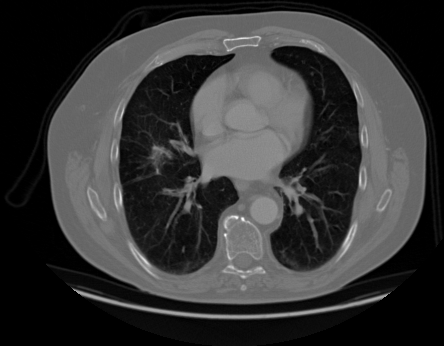
#> input picture dataset/test/000132 (8).png, 444 x 346 px, given in place of 000108 (3).png, which was not available
$ jupyter execute --allow-errors cropping.ipynb
#> lines starting #> are read from the running program, lines starting #| are printed output that depends on the picture
#> (a cell that did not finish here is left out)

[cell 2]
# import the necessary packages
from matplotlib import pyplot as plt
import numpy as np
import argparse
import cv2
import os
from zipfile import ZipFile

[cell 3]
zipfile = "chest-ctscan-images.zip"
#> (the rest of this cell did not finish here and is left out)

[cell 4]
def plt_imshow(title, image):
	# convert the image frame BGR to RGB color space and display it
	image = cv2.cvtColor(image, cv2.COLOR_BGR2RGB)
	plt.imshow(image)
	plt.title(title)
	plt.grid(False)
	plt.show()

[cell 5]
I = np.arange(0, 25)
I

[cell 6]
I = I.reshape((5, 5))
I

[cell 7]
I[0:3, 0:2]

[cell 8]
I[3:5, 1:5]

[cell 9]
# # construct the argument parser and parse the arguments
# ap = argparse.ArgumentParser()
# ap.add_argument("-i", "--image", type=str, default="adrian.png",
# 	help="path to the input image")
# args = vars(ap.parse_args())

# since we are using Jupyter Notebooks we can replace our argument
# parsing code with *hard coded* arguments and values
args = {
	"image": "/content/Data/test/adenocarcinoma/000108 (3).png"
}

[cell 10]
# load the input image and display it to our screen
image = cv2.imread(args["image"])
#> image is the input picture: shape (346, 444, 3); min 0, max 255, mean 54
plt_imshow("Original", image)

# cropping an image with OpenCV is accomplished via simple NumPy
# array slices in startY:endY, startX:endX order -- here we are
# cropping the monitor from the image (these coordinates were
# determined using photo editing software such as Photoshop,
# GIMP, Paint, etc.)
# Dimension lab.jpeg = 720x1600
ctscan = image[100:550, 100:500]
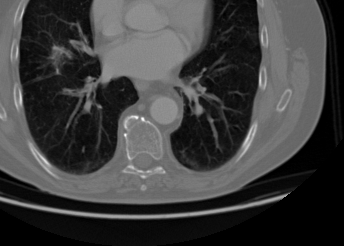
#> ctscan: shape (246, 344, 3); min 0, max 255, mean 62.7
plt_imshow("ctscan", ctscan)


$ run again, on dataset/test/000136 (8).png
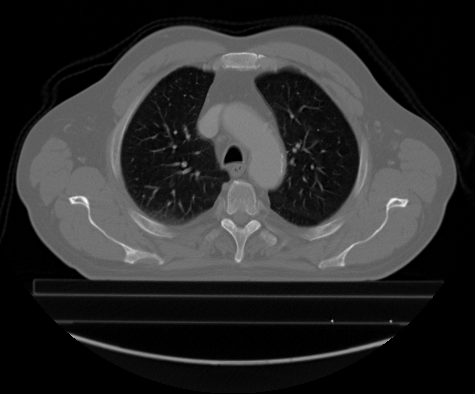
#> input picture dataset/test/000136 (8).png, 475 x 394 px, given in place of 000108 (3).png, which was not available
#> image is the input picture: shape (394, 475, 3); min 0, max 255, mean 44.7
#> `ctscan = image[100:550, 100:500]`:
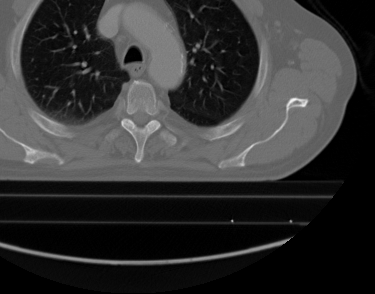
#> ctscan: shape (294, 375, 3); min 0, max 247, mean 50

$ run again, on dataset/test/000139 (4).png
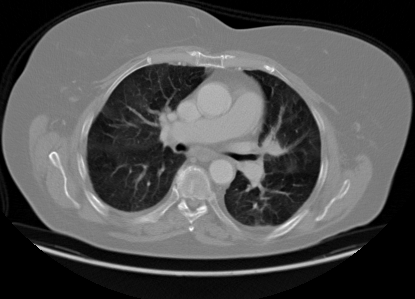
#> input picture dataset/test/000139 (4).png, 415 x 299 px, given in place of 000108 (3).png, which was not available
#> image is the input picture: shape (299, 415, 3); min 0, max 255, mean 81.4
#> `ctscan = image[100:550, 100:500]`:
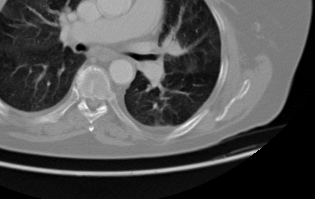
#> ctscan: shape (199, 315, 3); min 0, max 254, mean 80.6
